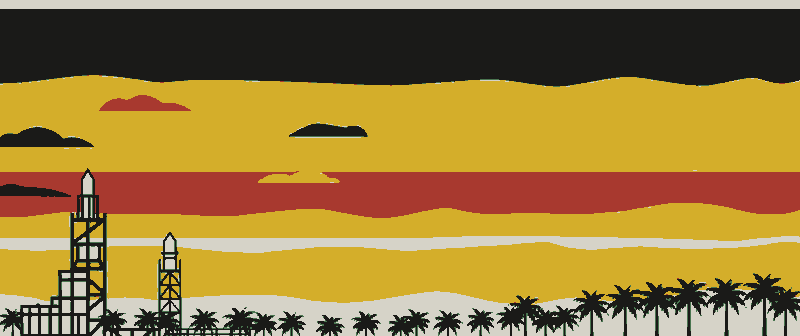
#> input picture docs/rocket-poster-kit/scenes/geostationary-guf-v2.png, 800 x 336 px; its folder holds only this picture in this run
$ python scene_qa.py
#> lines starting #> are read from the running program, lines starting #| are printed output that depends on the picture
### docs/rocket-poster-kit/palette.py
"""
The six inks, and which pair a launch gets.

One source of truth. These values were measured off a 7.3" E Ink Spectra 6
panel, and they are deliberately NOT sRGB primaries -- the panel's gamut sits
closer to CMYK print, and its "white" reflects only 35-45% of light. It is
newsprint grey, not paper white. Design against these numbers or the piece
looks washed out on the wall and correct on your screen.

The destination pairing is what gives the series variety without redesign:
`mission.orbit.name` comes straight from Launch Library 2, so a Mars shot and
a polar sun-sync shot are different posters by construction, not by hand.
"""

# TWO palettes, and conflating them silently destroys the image.
#
# MEASURED is what the panel actually reflects. Quantize against these, so both
# the nearest-ink decision and the diffused error reflect reality -- e-paper
# shows colours 30-70% darker than nominal, and deciding against nominal RGB
# produces washed-out results with wrong error propagation.
#
# NOMINAL is what the firmware's BMP reader matches. PhotoPainter's
# GUI_BMPfile.c tests each pixel against six exact RGB triples with NO else
# clause, and `color` is declared outside the pixel loop -- so a pixel that
# matches nothing silently inherits the PREVIOUS pixel's colour and smears
# horizontally across the row. It is not a nearest-match; it is exact or
# garbage.
#
# So: design and quantize in MEASURED, then map to NOMINAL on export. Writing
# measured values into the BMP would have missed all six triples and turned
# every poster into coloured streaks.
INKS = {
    "black":  (26, 26, 24),
    "white":  (214, 211, 200),   # newsprint grey, not paper white
    "red":    (168, 57, 47),
    "yellow": (212, 174, 42),
    "blue":   (53, 84, 138),
    "green":  (74, 117, 80),
}

# Exactly what lib/GUI/GUI_BMPfile.c compares against. Do not "improve" these.
NOMINAL = {
    "black":  (0, 0, 0),
    "white":  (255, 255, 255),
    "yellow": (255, 255, 0),
    "red":    (255, 0, 0),
    "blue":   (0, 0, 255),
    "green":  (0, 255, 0),
}

MEASURED_TO_NOMINAL = {INKS[k]: NOMINAL[k] for k in INKS}

# The nibble each ink occupies in the panel's 4bpp framebuffer.
#
# VERIFIED against the firmware this build flashes, not guessed:
# aitjcize/esp32-photoframe, components/epaper_src/GUI_ColorMap.h,
# GUI_RGBToSpectra6() -- black 0, white 1, yellow 2, red 3, blue 5, green 6.
#
# Note 4 is SKIPPED. The ordering is also not alphabetical, not the order the
# inks are listed anywhere else, and puts yellow before red. Deriving it by
# enumerating a list of ink names -- which is what this file used to do -- gets
# red and yellow swapped and blue and green each shifted down one. Nothing
# catches that until a poster is on the wall with the wrong colours.
PANEL_NIBBLE = {"black": 0, "white": 1, "yellow": 2, "red": 3, "blue": 5, "green": 6}

# Order used for internal indexing and nearest-ink math. Compact 0..5, and
# deliberately NOT the panel's order -- see PANEL_NIBBLE, which is the only
# thing that may be written into a framebuffer.
INK_ORDER = ["black", "white", "red", "yellow", "blue", "green"]
INK_LIST = [(n, INKS[n]) for n in INK_ORDER]
INK_RGB = set(INKS.values())

CANVAS = (800, 480)


class Palette:
    """field = the full-bleed ground. accent = plume, rules, horizon.
    ink = the type color that reads on `field`."""

    def __init__(self, field, accent, ink="white"):
        self.field_name, self.accent_name, self.ink_name = field, accent, ink
        self.field, self.accent, self.ink = INKS[field], INKS[accent], INKS[ink]

    def __repr__(self):
        return f"Palette({self.field_name}/{self.accent_name})"


# Matched by substring against the REAL strings LL2 returns
# ("Geostationary Transfer Orbit", "Sun-Synchronous Orbit"), longest first so
# "Low Earth Orbit" cannot be shadowed by a looser rule. Order matters.
_RULES = [
    ("sun-earth l2",     Palette("black",  "blue",   "white")),
    ("sun-synchronous",  Palette("green",  "yellow", "white")),
    ("geostationary",    Palette("yellow", "red",    "black")),
    ("polar",            Palette("green",  "yellow", "white")),
    ("lunar",            Palette("black",  "yellow", "white")),
    ("moon",             Palette("black",  "yellow", "white")),
    ("mars",             Palette("red",    "white",  "white")),
    ("suborbital",       Palette("yellow", "blue",   "black")),
    ("medium earth",     Palette("blue",   "yellow", "white")),
    ("low earth",        Palette("blue",   "red",    "white")),
    ("heliocentric",     Palette("black",  "red",    "white")),
]

# `destination` is the literal string "Unknown" on real records -- three of the
# 24 samples, including both classified ones. Not an error state; a normal one.
FALLBACK = Palette("blue", "white", "white")


# [6 lines left out: function palette_for, not called in this run]


# [10 lines that do not run on import are left out]

### docs/rocket-poster-kit/scene_qa.py
#!/usr/bin/env python3
"""
Structural QA for generated plates.

The first drift metric measured palette-histogram distance and reported the
series was getting WORSE as it got better. That metric was wrong: the palette
is keyed to destination on purpose, so a blue lunar plate and a red Mars plate
SHOULD have different ink mixes. Penalising that penalised the design.

What must actually stay constant is structure -- the thing that makes two
posters look like the same illustrator even in different colours, which is
exactly the relationship between the Zermatt and Dolomiti references. So:

* horizontal banding (a layered sky, not a flat void)
* a horizon in the lower third
* ground silhouettes along the bottom
* gantry mass in the left third
* neither collapsed to one ink

Anything failing these is regenerated with a new seed and the SAME template.
"""

import glob, json, os, sys

import numpy as np
from PIL import Image

from palette import CANVAS, INKS

HERE = os.path.dirname(os.path.abspath(__file__))
PAL = np.array(list(INKS.values()))


def _idx(img):
    a = np.asarray(img.convert("RGB")).astype(int)
    return ((a[:, :, None, :] - PAL[None, None]) ** 2).sum(3).argmin(2)
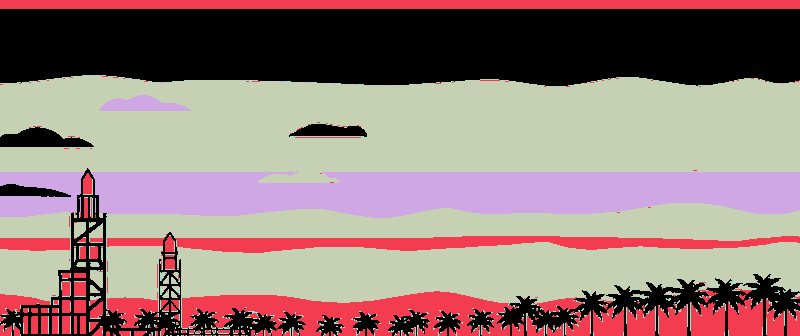
#> returned value: shape (336, 800) int64; 5 distinct labels, from 0 to 5; one colour per label, 0 black


def measure(img):
    idx = _idx(img)
#> img is the input picture: PIL image 800x336 RGB; mean R, G, B 153.4, 122.9, 58.2
    h, w = idx.shape
#> h = 336; w = 800
    counts = np.bincount(idx.ravel(), minlength=6) / idx.size
#> counts = [0.281, 0.128, 0.116, 0.464, 0, 0.0104]
    # How many inks carry real weight. A plate can pass every structural check
    # -- banded, horizon in place, gantry present -- and still read as empty if
    # it is essentially two colours. polar-usa did exactly that: 7 bands, a
    # correct horizon, 53% dominant, and visibly washed out. Measured across
    # the nineteen plates, the good ones run 4-5 inks and the thin ones 2-3.
    inks_used = int((counts >= 0.08).sum())
#> inks_used = 4

    # bands: how many times the dominant ink of a row changes going down
    row_mode = [np.bincount(r, minlength=6).argmax() for r in idx]
#> row_mode = 336 values, max 3 at index 82, min 0 at index 9, mean 1.88
    bands = 1 + sum(1 for a, b in zip(row_mode, row_mode[1:]) if a != b)
#> bands = 10

    # horizon proxy: last row-change in the lower half
    changes = [y for y in range(h // 2, h) if row_mode[y] != row_mode[y - 1]]
#> changes = [172, 213, 238, 248, 298, 321, 324]
    horizon = changes[-1] if changes else h - 1
#> horizon = 324

    # gantry mass: dark ink concentrated in the left third, lower half
    left = idx[h // 2:, : w // 3]
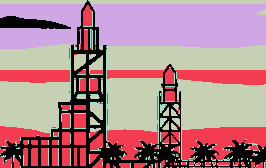
#> left: shape (168, 266) int64; 5 distinct labels, from 0 to 5; one colour per label, 0 black
    gantry = float((left == 0).mean())
#> gantry = 0.168

    return {"bands": bands, "horizon": horizon, "gantry_left": round(gantry, 3),
            "dominant_ink_share": round(float(counts.max()), 3),
            "inks_used": inks_used}


def check(img):
    """Returns a list of failure strings; empty means the plate is usable."""
    m = measure(img)
#> m = {'bands': 10, 'horizon': 324, 'gantry_left': 0.168, 'dominant_ink_share': 0.464, 'inks_used': 4}
    h = img.height
#> h = 336
    bad = []
    if m["dominant_ink_share"] > 0.72:
        bad.append(f"collapsed: {m['dominant_ink_share']:.0%} of the plate is one ink")
    if m["bands"] < 4:
        bad.append(f"only {m['bands']} bands -- sky is not layered")
    # Lower bound only. The first version also rejected a horizon below 97% of
    # the height, which flagged three perfectly good plates whose ground simply
    # meets the bottom edge -- correct, since a band sits under it. The real
    # risk is the opposite: a horizon too HIGH means a sky-only plate with no
    # ground at all.
    if m["horizon"] < h * 0.55:
        bad.append(f"horizon at y={m['horizon']} is too high -- no ground band")
    if m["gantry_left"] < 0.04:
        bad.append("no gantry mass in the left third")
    if m["inks_used"] < 3:
        bad.append(f"only {m['inks_used']} inks carry weight -- the plate reads empty")
    return bad, m


if __name__ == "__main__":
    plates = sorted(glob.glob(os.path.join(HERE, "scenes", "*.png")))
    print(f"{'plate':32s} {'bands':>6s} {'horiz':>6s} {'gantry':>7s} {'domin':>6s} {'inks':>5s}  verdict")
    horizons, ok = [], 0
    for p in plates:
        bad, m = check(Image.open(p))
#> bad = []
        horizons.append(m["horizon"])
        ok += not bad
#> ok = 1
        print(f"{os.path.basename(p)[:32]:32s} {m['bands']:6d} {m['horizon']:6d} "
              f"{m['gantry_left']:7.3f} {m['dominant_ink_share']:6.2f} {m['inks_used']:5d}  "
              f"{'PASS' if not bad else 'FAIL: ' + '; '.join(bad)}")
#| geostationary-guf-v2.png             10    324   0.168   0.46     4  PASS
    if horizons:
        print(f"\n{ok}/{len(plates)} pass · horizon stdev {np.std(horizons):.1f}px "
              f"(under ~30 means the composition is holding)")
#| 1/1 pass · horizon stdev 0.0px (under ~30 means the composition is holding)

$ run again, on docs/rocket-poster-kit/scenes/low earth-kaz-v2.png
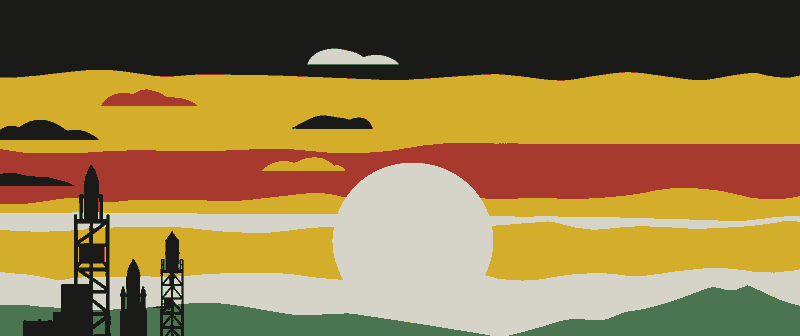
#> input picture docs/rocket-poster-kit/scenes/low earth-kaz-v2.png, 800 x 336 px
#> in _idx, `return ((a[:, :, None, :] - PAL[None, None]) ** 2).sum(3).argmin(2)`:
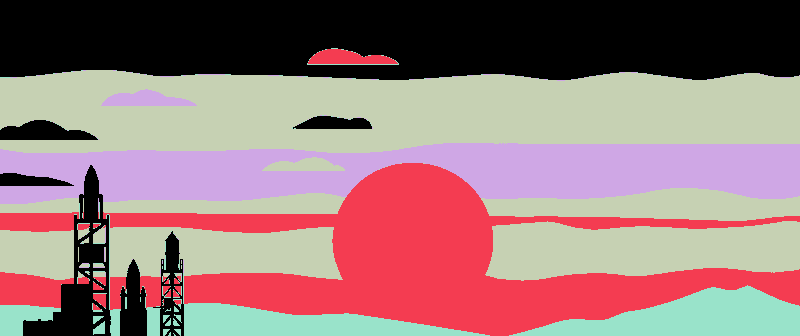
#> returned value: shape (336, 800) int64; 5 distinct labels, from 0 to 5; one colour per label, 0 black
#> in measure, img is the input picture: PIL image 800x336 RGB; mean R, G, B 148.9, 122.9, 70.2
#> counts = [0.262, 0.188, 0.134, 0.351, 0, 0.0647]
#> inks_used = 4
#> row_mode = 336 values, max 5 at index 311, min 0 at index 0, mean 2.01
#> bands = 8
#> changes = [198, 214, 229, 273, 311]
#> horizon = 311
#> in measure, `left = idx[h // 2:, : w // 3]`:
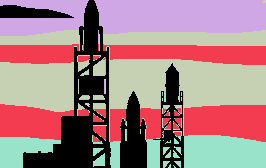
#> left: shape (168, 266) int64; 5 distinct labels, from 0 to 5; one colour per label, 0 black
#> gantry = 0.194
#> in check, `m = measure(img)`: m = {'bands': 8, 'horizon': 311, 'gantry_left': 0.194, 'dominant_ink_share': 0.351, 'inks_used': 4}
#> `bad, m = check(Image.open(p))`: bad = []
#> ok = 1
#| low earth-kaz-v2.png                  8    311   0.194   0.35     4  PASS
#| 1/1 pass · horizon stdev 0.0px (under ~30 means the composition is holding)

$ run again, on docs/rocket-poster-kit/scenes/low earth-nzl-v2.png
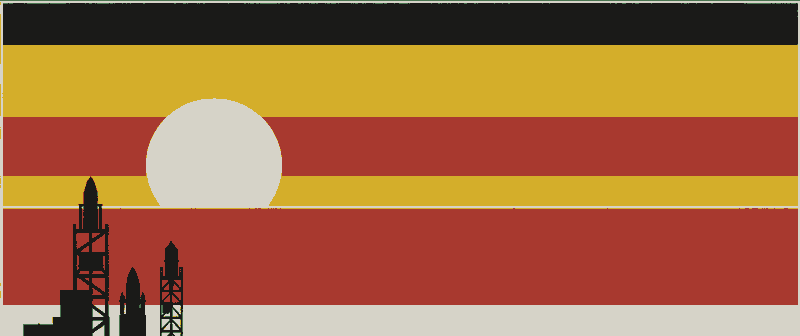
#> input picture docs/rocket-poster-kit/scenes/low earth-nzl-v2.png, 800 x 336 px
#> in _idx, `return ((a[:, :, None, :] - PAL[None, None]) ** 2).sum(3).argmin(2)`:
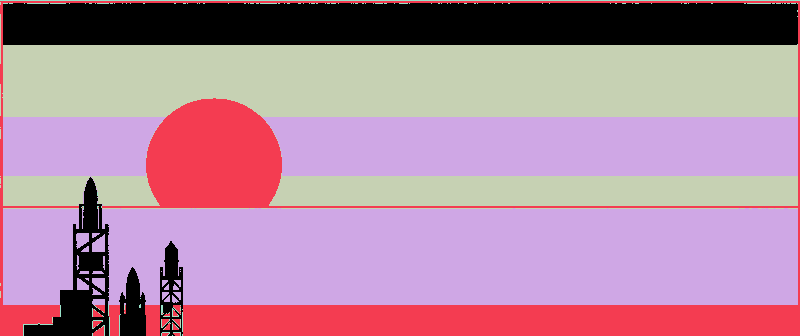
#> returned value: shape (336, 800) int64; 5 distinct labels, from 0 to 5; one colour per label, 0 black
#> in measure, img is the input picture: PIL image 800x336 RGB; mean R, G, B 165.4, 108.1, 64.2
#> counts = [0.15, 0.143, 0.416, 0.285, 0, 0.00519]
#> inks_used = 4
#> row_mode = 336 values, max 5 at index 0, min 0 at index 3, mean 1.96
#> bands = 10
#> changes = [176, 206, 208, 209, 305]
#> horizon = 305
#> in measure, `left = idx[h // 2:, : w // 3]`:
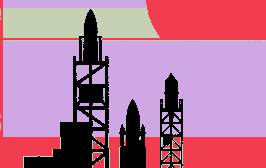
#> left: shape (168, 266) int64; 5 distinct labels, from 0 to 5; one colour per label, 0 black
#> gantry = 0.159
#> in check, `m = measure(img)`: m = {'bands': 10, 'horizon': 305, 'gantry_left': 0.159, 'dominant_ink_share': 0.416, 'inks_used': 4}
#> `bad, m = check(Image.open(p))`: bad = []
#> ok = 1
#| low earth-nzl-v2.png                 10    305   0.159   0.42     4  PASS
#| 1/1 pass · horizon stdev 0.0px (under ~30 means the composition is holding)

$ run again, on docs/rocket-poster-kit/scenes/geostationary-ind-v2.png
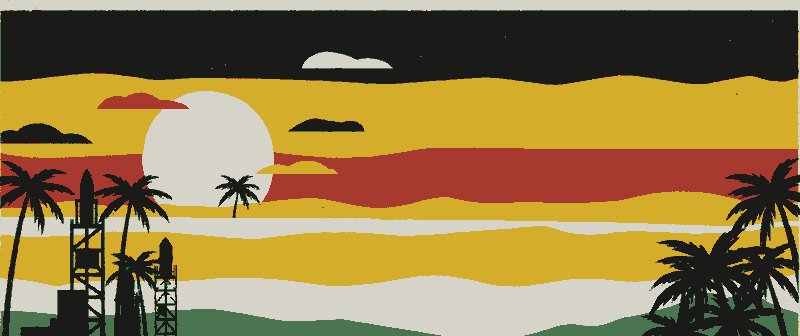
#> input picture docs/rocket-poster-kit/scenes/geostationary-ind-v2.png, 800 x 336 px
#> in _idx, `return ((a[:, :, None, :] - PAL[None, None]) ** 2).sum(3).argmin(2)`:
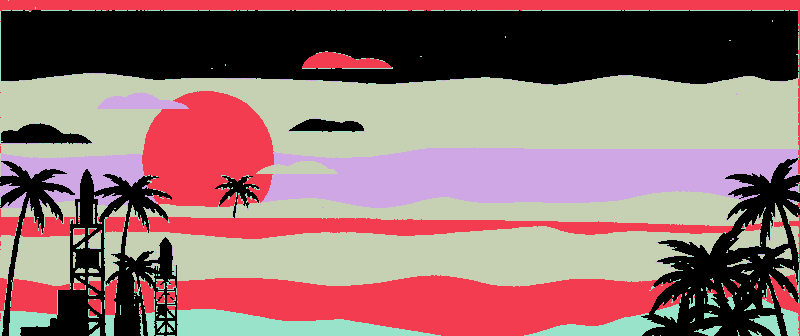
#> returned value: shape (336, 800) int64; 5 distinct labels, from 0 to 5; one colour per label, 0 black
#> in measure, img is the input picture: PIL image 800x336 RGB; mean R, G, B 145.5, 121.5, 70.8
#> counts = [0.302, 0.203, 0.11, 0.342, 0, 0.0422]
#> inks_used = 4
#> row_mode = 336 values, max 5 at index 10, min 0 at index 11, mean 1.96
#> bands = 10
#> changes = [202, 220, 233, 281, 321]
#> horizon = 321
#> in measure, `left = idx[h // 2:, : w // 3]`:
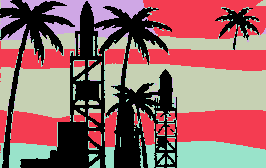
#> left: shape (168, 266) int64; 5 distinct labels, from 0 to 5; one colour per label, 0 black
#> gantry = 0.29
#> in check, `m = measure(img)`: m = {'bands': 10, 'horizon': 321, 'gantry_left': 0.29, 'dominant_ink_share': 0.342, 'inks_used': 4}
#> `bad, m = check(Image.open(p))`: bad = []
#> ok = 1
#| geostationary-ind-v2.png             10    321   0.290   0.34     4  PASS
#| 1/1 pass · horizon stdev 0.0px (under ~30 means the composition is holding)
